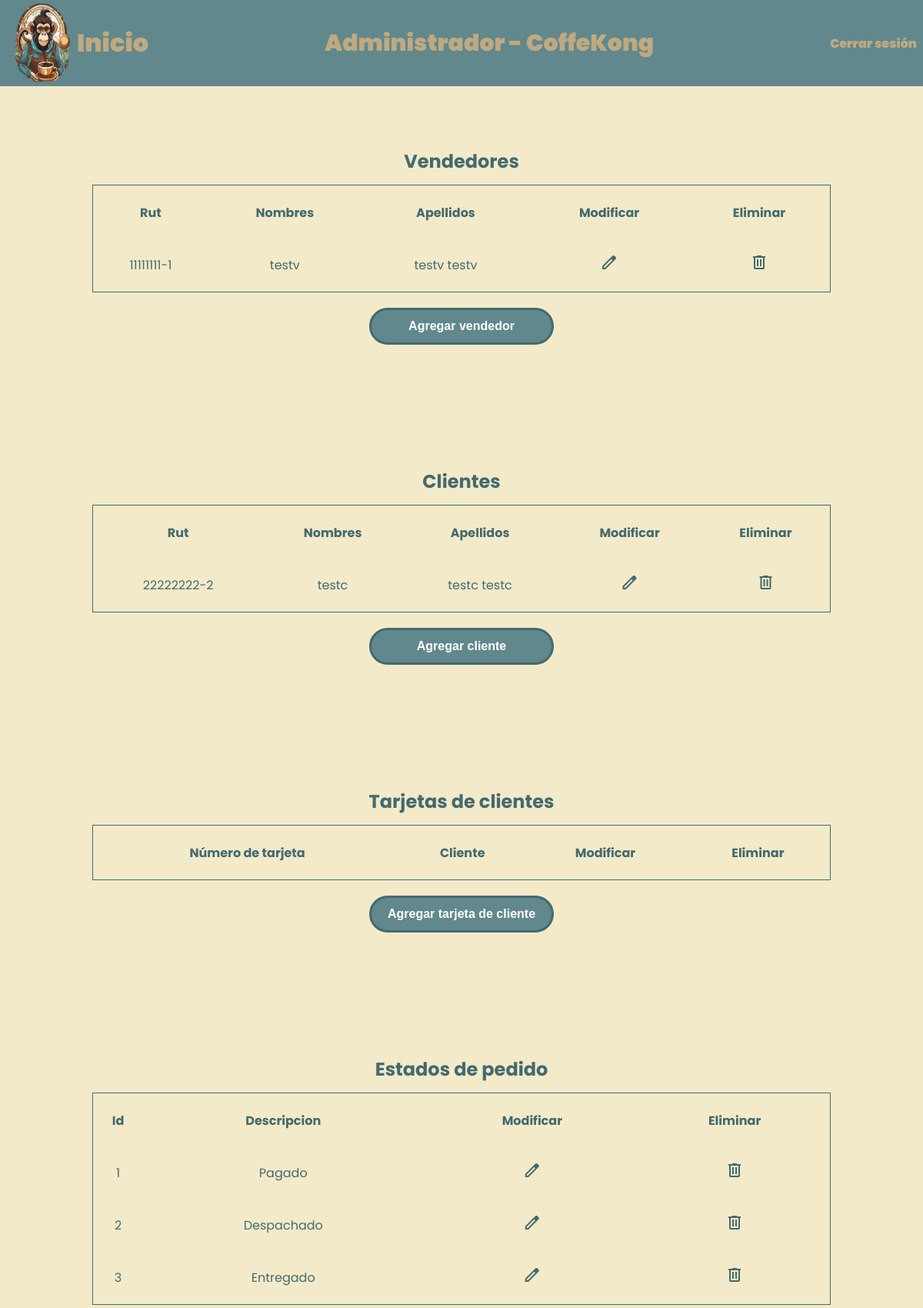
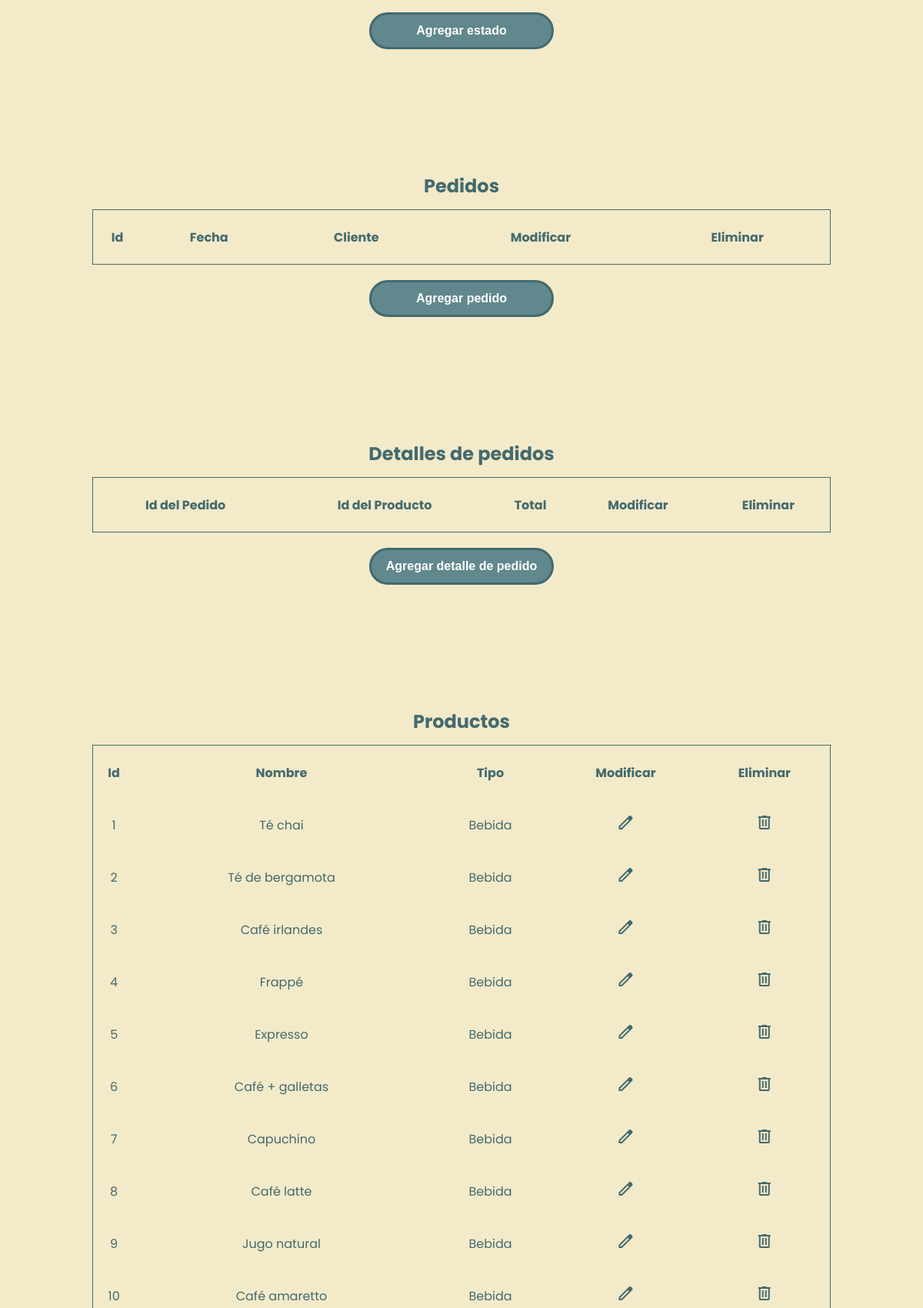
The app's page /CoffeKong/crud/ (signed in, upper part) with its own data (2 pictures, top to bottom).
### CoffeKong/models.py (models this page shows, shortened)
class vendedor(models.Model):
    run = models.CharField(max_length=12, primary_key=True, db_column="run")
    nombres = models.CharField(max_length=80)
    apaterno = models.CharField(max_length=30)
    amaterno = models.CharField(max_length=30)
    direccion = models.CharField(max_length=100)
    telefono = models.CharField(max_length=10)
    correo = models.CharField(max_length=50)
    contrasenia = models.CharField(max_length=50)

class cliente(models.Model):
    run = models.CharField(max_length=12, primary_key=True, db_column="run")
    nombres = models.CharField(max_length=80)
    apaterno = models.CharField(max_length=30)
    amaterno = models.CharField(max_length=30)
    direccion = models.CharField(max_length=100)
    telefono = models.CharField(max_length=10)
    correo = models.CharField(max_length=50)
    contrasenia = models.CharField(max_length=50)

class estado(models.Model):
    id_estado = models.AutoField(primary_key=True, db_column="idEstado")
    descripcion = models.CharField(max_length=50)

class producto(models.Model):
    id_producto = models.IntegerField(primary_key=True, db_column="idProducto")
    nombre = models.CharField(max_length=50)
    descripcion = models.CharField(max_length=300)
    precio = models.IntegerField()
    imagen = models.CharField(max_length=100)
    tipo = models.ForeignKey("tipoProducto", on_delete=models.CASCADE, db_column="idTipoProducto")

class tipoProducto(models.Model):
    id_tipoproducto = models.CharField(max_length=2, primary_key=True, db_column="idTipoProducto")
    descripcion = models.CharField(max_length=30)
    def __str__(self):
        return str(self.descripcion)

### CoffeKong/views.py (the view)
        def wrapper(request, *args, **kwargs):
            if request.user.groups.filter(name=group1).exists() or request.user.groups.filter(name=group2).exists() :
                return function(request, *args, **kwargs)
            return redirect('login')

### CoffeKong/views.py (called while the page is built)
def check_group(group1, group2):
    def decorator(function):
        def wrapper(request, *args, **kwargs):
            if request.user.groups.filter(name=group1).exists() or request.user.groups.filter(name=group2).exists() :
                return function(request, *args, **kwargs)
            return redirect('login')
        return wrapper
    return decorator

@login_required
@check_group("vendedor_group", "admin_group")
def crud(request):
    vendedores = vendedor.objects.all()
    clientes = cliente.objects.all()
    tarjetas = tarjeta.objects.all()
    estados = estado.objects.all()
    pedidos = pedido.objects.all()
    detallePedidos = detallePedido.objects.all()
    productos = producto.objects.all()
    tipoProductos = tipoProducto.objects.all()
    context = {
        "vendedores": vendedores,
        "clientes": clientes,
        "tarjetas": tarjetas,
        "estados": estados,
        "pedidos": pedidos,
        "detallePedidos": detallePedidos,
        "productos": productos,
        "tipoProductos": tipoProductos,
    }
    return render(request, "pages/crud/crud.html", context)

### CoffeKong/templates/pages/crud/crud.html (shortened to what this page needs)
<!DOCTYPE html>
<html lang="en">
<head>
    {% load static %}
    <link rel="stylesheet" href="{% static '/css/style.css' %}" />
</head>
<body>
    {% include "base/header_adm.html" %}
    <div class="main-crud">
        <article class="ct-container">
            {% if request.session.tipo_usuario == "vendedor" %}
            <table class="table-crud" hidden>
            {% else %}
            <table class="table-crud">
            {% endif %}
                <caption class="table-title">Vendedores</caption>
                <thead>
                    <th class="th-crud">Rut</th>
                    <th class="th-crud">Nombres</th>
                    <th class="th-crud">Apellidos</th>
                    <th class="th-crud">Modificar</th>
                    <th class="th-crud">Eliminar</th>
                </thead>
                <tbody>
                    {% if vendedores %}
                        {% for tmp in vendedores %}
                            <tr>
                                <td class="td-crud">{{tmp.run}}</td>
                                <td class="td-crud">{{tmp.nombres}}</td>
                                <td class="td-crud">{{tmp.apaterno}} {{tmp.amaterno}}</td>
                                <td class="td-crud">
                                    <a href="{% url 'v_find' pk=tmp.run %}" class="crud-a crud-upd">
                                        <span class="material-symbols-outlined"> edit </span>
                                    </a>
                                </td>
                                <td class="td-crud">
                                    <a href="{% url 'v_del' pk=tmp.run %}" class="crud-a crud-del">
                                        <span class="material-symbols-outlined"> delete </span>
                                    </a>
                                </td>
                            </tr>
                        {% endfor %}
                    {% endif %}
                </tbody>
            </table>
            {% if request.session.tipo_usuario == "vendedor" %}
            <a href="{% url 'v_add' %}" class="crud-a crud-add" hidden>
                <button type="button" class="crud-badd" hidden>
                    Agregar vendedor
                </button>
            </a>
            {% else %}
            <a href="{% url 'v_add' %}" class="crud-a crud-add">
                <button type="button" class="crud-badd">
                    Agregar vendedor
                </button>
            </a>
            {% endif %}
        </article>
        <article class="ct-container">
            <table class="table-crud">
                <caption class="table-title">Clientes</caption>
                <thead>
                    <th class="th-crud">Rut</th>
                    <th class="th-crud">Nombres</th>
                    <th class="th-crud">Apellidos</th>
                    <th class="th-crud">Modificar</th>
                    <th class="th-crud">Eliminar</th>
                </thead>
                <tbody>
                    {% if clientes %}
                        {% for tmp in clientes %}
                            <tr>
                                <td class="td-crud">{{tmp.run}}</td>
                                <td class="td-crud">{{tmp.nombres}}</td>
                                <td class="td-crud">{{tmp.apaterno}} {{tmp.amaterno}}</td>
                                <td class="td-crud">
                                    <a href="{% url 'c_find' pk=tmp.run %}" class="crud-a crud-upd">
                                        <span class="material-symbols-outlined"> edit </span>
                                    </a>
                                </td>
                                <td class="td-crud">
                                    <a href="{% url 'c_del' pk=tmp.run %}" class="crud-a crud-del">
                                        <span class="material-symbols-outlined"> delete </span>
                                    </a>
                                </td>
                            </tr>
                        {% endfor %}
                    {% endif %}
                </tbody>
            </table>
            <a href="{% url 'c_add' %}" class="crud-a crud-add">
                <button type="button" class="crud-badd">
                    Agregar cliente
                </button>
            </a>
        </article>
        <article class="ct-container">
            <table class="table-crud">
                <caption class="table-title">Tarjetas de clientes</caption>
                <thead>
                    <th class="th-crud">Número de tarjeta</th>
                    <th class="th-crud">Cliente</th>
                    <th class="th-crud">Modificar</th>
                    <th class="th-crud">Eliminar</th>
                </thead>
            </table>
            <a href="{% url 'tc_add' %}" class="crud-a crud-add">
                <button type="button" class="crud-badd">
                    Agregar tarjeta de cliente
                </button>
            </a>
        </article>
        <article class="ct-container">
            <table class="table-crud">
                <caption class="table-title">Estados de pedido</caption>
                <thead>
                    <th class="th-crud">Id</th>
                    <th class="th-crud">Descripcion</th>
                    <th class="th-crud">Modificar</th>
                    <th class="th-crud">Eliminar</th>
                </thead>
                <tbody>
                    {% if estados %}
                        {% for tmp in estados %}
                            <tr>
                                <td class="td-crud">{{tmp.id_estado}}</td>
                                <td class="td-crud">{{tmp.descripcion}}</td>
                                <td class="td-crud">
                                    <a href="{% url 'e_find' pk=tmp.id_estado %}" class="crud-a crud-upd">
                                        <span class="material-symbols-outlined"> edit </span>
                                    </a>
                                </td>
                                <td class="td-crud">
                                    <a href="{% url 'e_del' pk=tmp.id_estado %}" class="crud-a crud-del">
                                        <span class="material-symbols-outlined"> delete </span>
                                    </a>
                                </td>
                            </tr>
                        {% endfor %}
                    {% endif %}
                </tbody>
            </table>
            <a href="{% url 'e_add' %}" class="crud-a crud-add">
                <button type="button" class="crud-badd">
                    Agregar estado
                </button>
            </a>
        </article>
        <article class="ct-container">
            <table class="table-crud">
                <caption class="table-title">Pedidos</caption>
                <thead>
                    <th class="th-crud">Id</th>
                    <th class="th-crud">Fecha</th>
                    <th class="th-crud">Cliente</th>
                    <th class="th-crud">Modificar</th>
                    <th class="th-crud">Eliminar</th>
                </thead>
            </table>
            <a href="{% url 'p_add' %}" class="crud-a crud-add">
                <button type="button" class="crud-badd">
                    Agregar pedido
                </button>
            </a>
        </article>
        <article class="ct-container">
            <table class="table-crud">
                <caption class="table-title">Detalles de pedidos</caption>
                <thead>
                    <th class="th-crud">Id del Pedido</th>
                    <th class="th-crud">Id del Producto</th>
                    <th class="th-crud">Total</th>
                    <th class="th-crud">Modificar</th>
                    <th class="th-crud">Eliminar</th>
                </thead>
            </table>
            <a href="{% url 'dt_add' %}" class="crud-a crud-add">
                <button type="button" class="crud-badd">
                    Agregar detalle de pedido
                </button>
            </a>
        </article>
        <article class="ct-container">
            <table class="table-crud">
                <caption class="table-title">Productos</caption>
                <thead>
                    <th class="th-crud">Id</th>
                    <th class="th-crud">Nombre</th>
                    <th class="th-crud">Tipo</th>
                    <th class="th-crud">Modificar</th>
                    <th class="th-crud">Eliminar</th>
                </thead>
                <tbody>
                    {% if productos %}
                        {% for tmp in productos %}
                            <tr>
                                <td class="td-crud">{{tmp.id_producto}}</td>
                                <td class="td-crud">{{tmp.nombre}}</td>
                                <td class="td-crud">{{tmp.tipo}}</td>
                                <td class="td-crud">
                                    <a href="{% url 'pr_find' pk=tmp.id_producto %}" class="crud-a crud-upd">
                                        <span class="material-symbols-outlined"> edit </span>
                                    </a>
                                </td>
                                <td class="td-crud">
                                    <a href="{% url 'pr_del' pk=tmp.id_producto %}" class="crud-a crud-del">
                                        <span class="material-symbols-outlined"> delete </span>
                                    </a>
                                </td>
                            </tr>
                        {% endfor %}
                    {% endif %}
                </tbody>
            </table>
        </article>
    </div>
</body>
</html>

### CoffeKong/static/css/style.css (style rules this page uses)
body { box-sizing: border-box; margin: 0; background-color: #F3EAC9; font-family: "Poppins", sans-serif; }
.main-crud .ct-container { display: flex; flex-direction: column; align-items: center; margin-bottom: 10vh; }
.main-crud .ct-container .table-crud .table-title { font-size: 1.5em; font-weight: bold; color: #436A6F; height: 6vh; }
.main-crud .ct-container .table-crud { border: 0.1em solid #436A6F; margin: auto; margin-top: 10vh; width: 80vw; color: #436A6F; text-align: center; padding: 0; }
.main-crud .ct-container .table-crud .th-crud, .main-crud .ct-container .table-crud .td-crud { height: 8vh; }
.main-crud .ct-container .table-crud .td-crud .crud-a { text-decoration: none; color: #436A6F; }
.main-crud .ct-container .crud-add { margin-top: 2.5vh; }
.main-crud .ct-container .crud-add .crud-badd { width: 20vw; height: 6vh; background-color: #61888C; color: white; font-size: 1em; font-weight: 800; border: 0.188rem solid #436A6F; border-radius: 2.5rem; }

### records on screen
vendedor: run "11111111-1", nombres "testv", apaterno "testv", amaterno "testv"
cliente: run "22222222-2", nombres "testc", apaterno "testc", amaterno "testc"
estado: id_estado "1", descripcion "Pagado"
estado: id_estado "2", descripcion "Despachado"
estado: id_estado "3", descripcion "Entregado"
producto: id_producto "1", nombre "Té chai", tipo "Bebida"
producto: id_producto "2", nombre "Té de bergamota", tipo "Bebida"
producto: id_producto "3", nombre "Café irlandes", tipo "Bebida"
producto: id_producto "4", nombre "Frappé", tipo "Bebida"
producto: id_producto "5", nombre "Expresso", tipo "Bebida"
producto: id_producto "6", nombre "Café + galletas", tipo "Bebida"
producto: id_producto "7", nombre "Capuchino", tipo "Bebida"
producto: id_producto "8", nombre "Café latte", tipo "Bebida"
producto: id_producto "9", nombre "Jugo natural", tipo "Bebida"
producto: id_producto "10", nombre "Café amaretto", tipo "Bebida"
